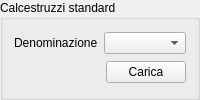
            <widget class="QGroupBox" name="standardValueGBox">
             <property name="title">
              <string>Calcestruzzi standard</string>
             </property>
             <layout class="QGridLayout" name="gridLayout_9">
              <item row="0" column="0">
               <widget class="QLabel" name="standardCncrLabel">
                <property name="text">
                 <string>&lt;!DOCTYPE HTML PUBLIC &quot;-//W3C//DTD HTML 4.0//EN&quot; &quot;http://www.w3.org/TR/REC-html40/strict.dtd&quot;&gt;
&lt;html&gt;&lt;head&gt;&lt;meta name=&quot;qrichtext&quot; content=&quot;1&quot; /&gt;&lt;/head&gt;
&lt;body&gt;
Denominazione
&lt;/body&gt;&lt;/html&gt;</string>
                </property>
               </widget>
              </item>
              <item row="0" column="1">
               <widget class="QComboBox" name="standardCncrCBox"/>
              </item>
              <item row="1" column="0" colspan="2">
               <layout class="QHBoxLayout" name="horizontalLayout">
                <item>
                 <spacer name="horizontalSpacer">
                  <property name="orientation">
                   <enum>Qt::Horizontal</enum>
                  </property>
                  <property name="sizeHint" stdset="0">
                   <size>
                    <width>40</width>
                    <height>20</height>
                   </size>
                  </property>
                 </spacer>
                </item>
                <item>
                 <widget class="QPushButton" name="loadStandardPButton">
                  <property name="text">
                   <string>Carica</string>
                  </property>
                 </widget>
                </item>
               </layout>
              </item>
             </layout>
            </widget>
